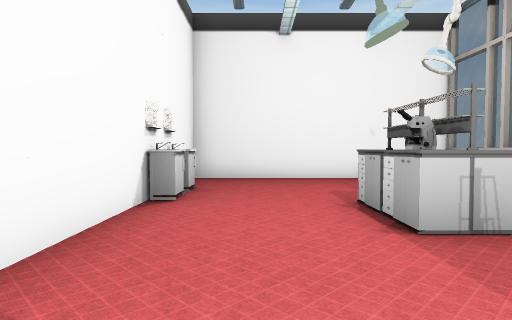
view 1 (above)

16 first-person views from a walk through a scene from a Unity 3-D project. The camera is 1.5 m above the floor, tilts 2° down and sees 75° across. The floor is counted in squares, 1.8 m on a side. Each view is taken from the middle of a square. On the plan, view 1 faces up. The plan holds only what a view shows up to about 11 squares ahead; the rest is blank. The player is left out. Some surface patterns are stand-ins.

view 2
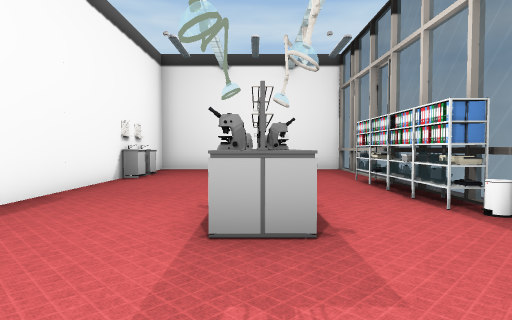

view 3
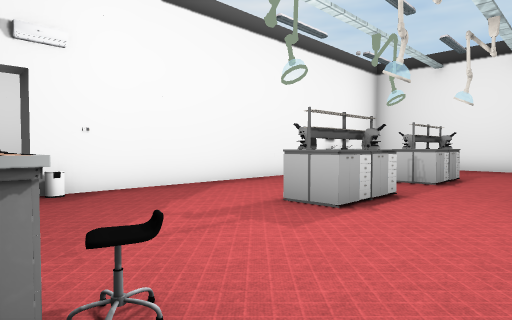

view 4
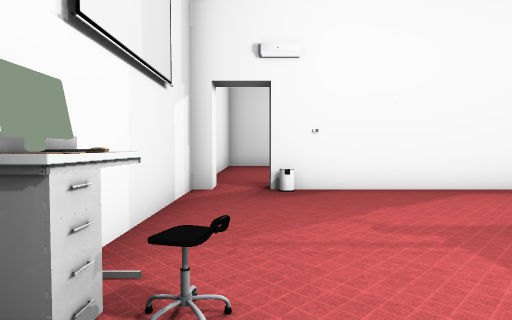

view 5
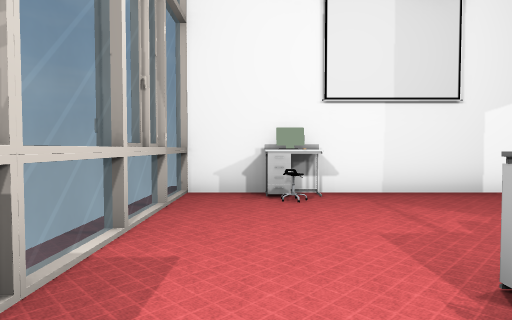

view 6
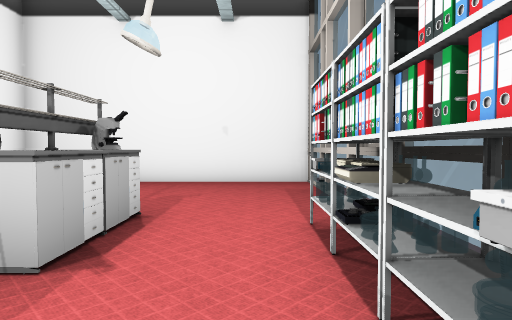

view 7
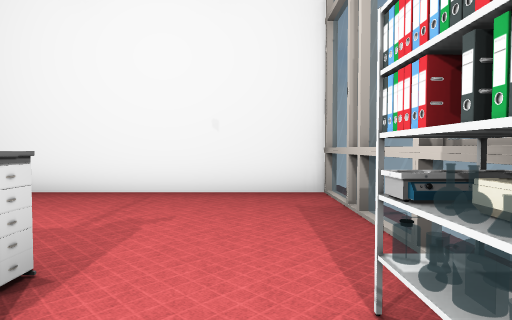

view 8
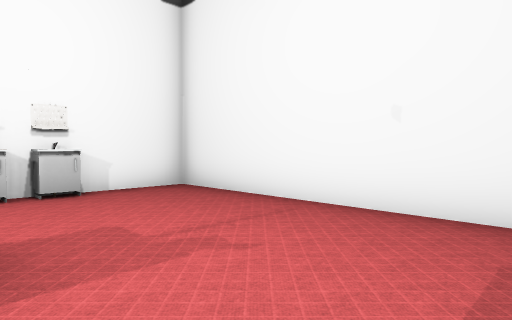

view 9
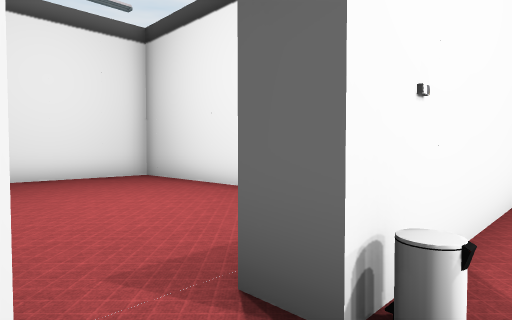

view 10
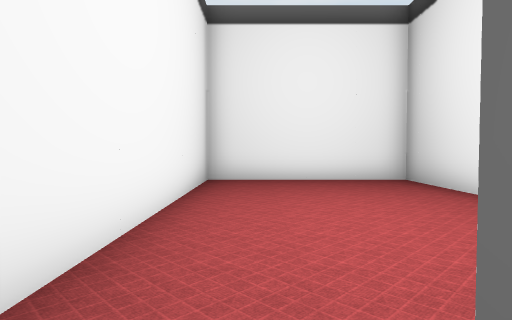

view 11
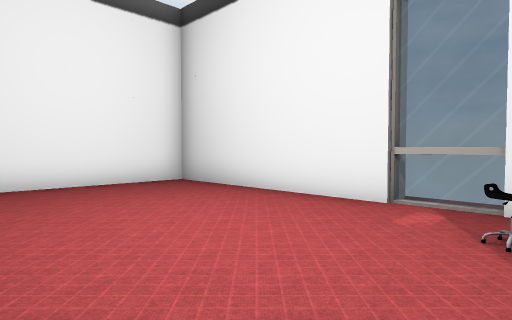

view 12
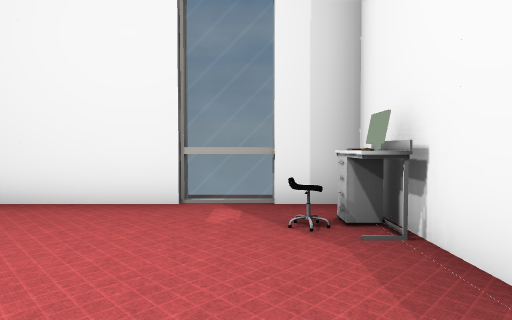

view 13
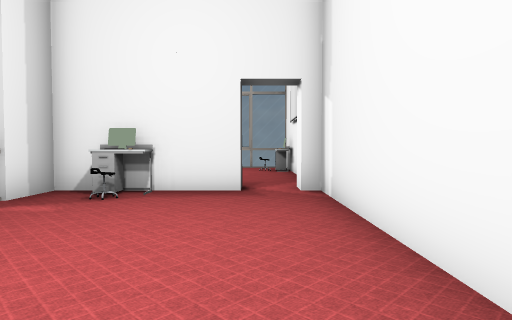

view 14
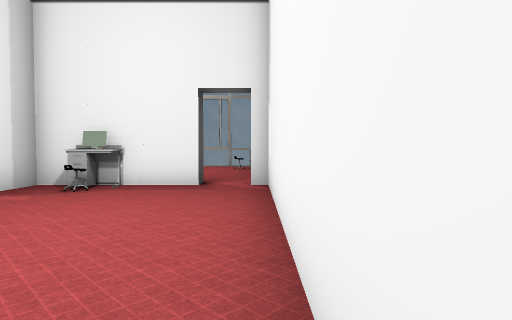

view 15
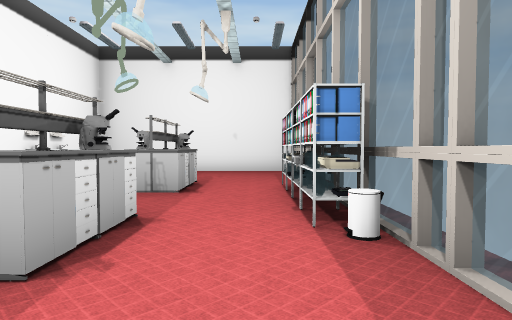

view 16
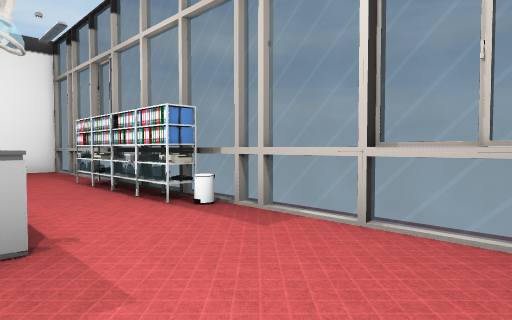

### Floor plan
Points are (right, up) in squares from view 1. A wall is a line through its corners. A room is listed if a view was taken in it or the views show most of it. See-through windows are left out.
Room 1 (views 1, 2, 3, 4, 5, 6, 7, 8, 9, 15, 16)
walls: (2.6, 1.1) (2.6, -0.9) (1.5, -0.9); (4.6, 0.5) (4.6, 3.5); (5, 3.2) (4.5, 3.2); (2.6, 5.2) (2.6, 3.2) (1.6, 3.2) (1.6, 5.2); (5.3, 2.4) (5.3, 3.5); (5.2, 0.5) (4.8, 0.5) (4.8, 0.9); (5.5, 2.5) (4.5, 2.5); (5.3, 4.6) (5.3, 9.3) (-1.7, 9.3) (-1.7, -3.8); (5.5, 4.9) (5.5, 5.8); (5.5, -3.4) (5.5, -2.2); (-1.7, -4.9) (-1.7, -5.3) (5.3, -5.3) (5.3, 1.5)
ways out: opening at (-2, -4) to room 2
objects: other object (-1, 6); other object (-1, 7); other object (3, -5); table (3, -4); chair (3, -3); other object (5, 4)
Room 2 (views 10, 11, 12, 13, 14)
walls: (-1.4, -3.7) (-2.4, -3.7) (-2.4, 0) (-10.8, 0) (-10.8, -5.3) (-2.4, -5.3) (-2.4, -4.9) (-1.7, -4.9)
ways out: opening at (-2, -4) to room 1
objects: table (-3, -3); other object (-3, -2); computer (-3, -1)

Where each view was taken, in squares from view 1:
view 1: 0 up, 0 right, facing up
view 2: 4 down, 2 right, facing up
view 3: 5 down, 5 right, facing up-left
view 4: 4 down, 5 right, facing left
view 5: 1 up, 4 right, facing down
view 6: 1 up, 4 right, facing up
view 7: 3 up, 4 right, facing up
view 8: 5 up, 5 right, facing up-left
view 9: 5 down, 1 left, facing up-left
view 10: 4 down, 2 left, facing left
view 11: 5 down, 3 left, facing up-left
view 12: 5 down, 4 left, facing up
view 13: 4 down, 9 left, facing right
view 14: 5 down, 10 left, facing right
view 15: 3 down, 4 right, facing up
view 16: 4 down, 2 right, facing up-right
